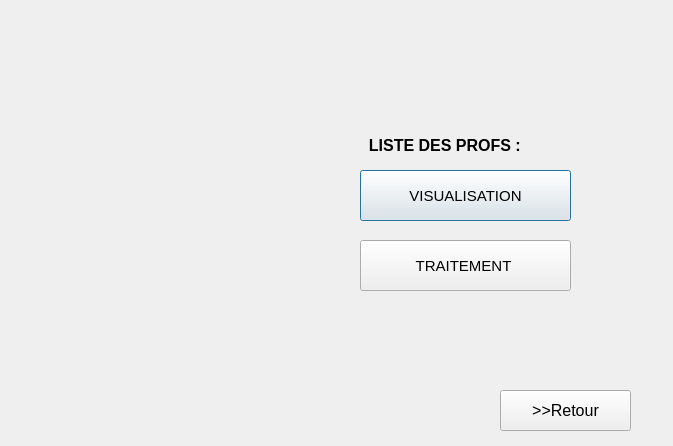
<?xml version="1.0" encoding="UTF-8"?>
<ui version="4.0">
 <class>Prof1</class>
 <widget class="QDialog" name="Prof1">
  <property name="geometry">
   <rect>
    <x>0</x>
    <y>0</y>
    <width>673</width>
    <height>446</height>
   </rect>
  </property>
  <property name="windowTitle">
   <string>Dialog</string>
  </property>
  <widget class="QPushButton" name="pushButton">
   <property name="geometry">
    <rect>
     <x>360</x>
     <y>170</y>
     <width>211</width>
     <height>51</height>
    </rect>
   </property>
   <property name="font">
    <font>
     <pointsize>11</pointsize>
    </font>
   </property>
   <property name="text">
    <string>VISUALISATION</string>
   </property>
  </widget>
  <widget class="QPushButton" name="pushButton_2">
   <property name="geometry">
    <rect>
     <x>360</x>
     <y>240</y>
     <width>211</width>
     <height>51</height>
    </rect>
   </property>
   <property name="font">
    <font>
     <pointsize>11</pointsize>
    </font>
   </property>
   <property name="text">
    <string>TRAITEMENT </string>
   </property>
  </widget>
  <widget class="QLabel" name="label">
   <property name="geometry">
    <rect>
     <x>360</x>
     <y>130</y>
     <width>251</width>
     <height>31</height>
    </rect>
   </property>
   <property name="font">
    <font>
     <pointsize>12</pointsize>
     <weight>75</weight>
     <bold>true</bold>
    </font>
   </property>
   <property name="text">
    <string>  LISTE DES PROFS :</string>
   </property>
  </widget>
  <widget class="QLabel" name="label_2">
   <property name="geometry">
    <rect>
     <x>40</x>
     <y>100</y>
     <width>321</width>
     <height>231</height>
    </rect>
   </property>
   <property name="font">
    <font>
     <pointsize>11</pointsize>
    </font>
   </property>
   <property name="text">
    <string/>
   </property>
   <property name="pixmap">
    <pixmap resource="IMAGES.qrc">:/resources/images/PROF.jpg</pixmap>
   </property>
  </widget>
  <widget class="QPushButton" name="pushButton_3">
   <property name="geometry">
    <rect>
     <x>500</x>
     <y>390</y>
     <width>131</width>
     <height>41</height>
    </rect>
   </property>
   <property name="font">
    <font>
     <pointsize>12</pointsize>
    </font>
   </property>
   <property name="text">
    <string>&gt;&gt;Retour</string>
   </property>
  </widget>
 </widget>
 <resources>
  <include location="IMAGES.qrc"/>
 </resources>
 <connections/>
</ui>
